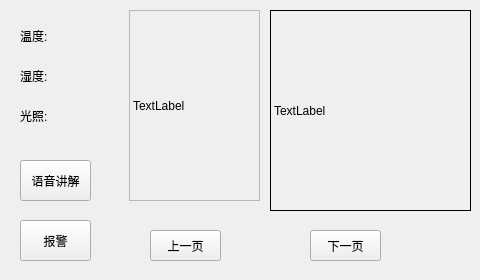
<?xml version="1.0" encoding="UTF-8"?>
<ui version="4.0">
 <class>Widget</class>
 <widget class="QWidget" name="Widget">
  <property name="geometry">
   <rect>
    <x>0</x>
    <y>0</y>
    <width>480</width>
    <height>280</height>
   </rect>
  </property>
  <property name="windowTitle">
   <string>Widget</string>
  </property>
  <widget class="QPushButton" name="btnbaojing">
   <property name="geometry">
    <rect>
     <x>20</x>
     <y>220</y>
     <width>71</width>
     <height>41</height>
    </rect>
   </property>
   <property name="text">
    <string>报警</string>
   </property>
  </widget>
  <widget class="QPushButton" name="btnbobao">
   <property name="geometry">
    <rect>
     <x>20</x>
     <y>160</y>
     <width>71</width>
     <height>41</height>
    </rect>
   </property>
   <property name="text">
    <string>语音讲解</string>
   </property>
  </widget>
  <widget class="QPushButton" name="btnpre">
   <property name="geometry">
    <rect>
     <x>150</x>
     <y>230</y>
     <width>71</width>
     <height>31</height>
    </rect>
   </property>
   <property name="text">
    <string>上一页</string>
   </property>
  </widget>
  <widget class="QPushButton" name="btnnext">
   <property name="geometry">
    <rect>
     <x>310</x>
     <y>230</y>
     <width>71</width>
     <height>31</height>
    </rect>
   </property>
   <property name="text">
    <string>下一页</string>
   </property>
  </widget>
  <widget class="QLabel" name="lbwendu">
   <property name="geometry">
    <rect>
     <x>20</x>
     <y>20</y>
     <width>101</width>
     <height>31</height>
    </rect>
   </property>
   <property name="text">
    <string>温度:</string>
   </property>
  </widget>
  <widget class="QLabel" name="lbshidu">
   <property name="geometry">
    <rect>
     <x>20</x>
     <y>60</y>
     <width>101</width>
     <height>31</height>
    </rect>
   </property>
   <property name="text">
    <string>湿度:</string>
   </property>
  </widget>
  <widget class="QLabel" name="lbguang">
   <property name="geometry">
    <rect>
     <x>20</x>
     <y>100</y>
     <width>101</width>
     <height>31</height>
    </rect>
   </property>
   <property name="text">
    <string>光照:</string>
   </property>
  </widget>
  <widget class="QLabel" name="lbpicture">
   <property name="geometry">
    <rect>
     <x>129</x>
     <y>10</y>
     <width>131</width>
     <height>191</height>
    </rect>
   </property>
   <property name="focusPolicy">
    <enum>Qt::NoFocus</enum>
   </property>
   <property name="frameShape">
    <enum>QFrame::StyledPanel</enum>
   </property>
   <property name="text">
    <string>TextLabel</string>
   </property>
  </widget>
  <widget class="QLabel" name="lbtext">
   <property name="geometry">
    <rect>
     <x>270</x>
     <y>10</y>
     <width>201</width>
     <height>201</height>
    </rect>
   </property>
   <property name="frameShape">
    <enum>QFrame::Box</enum>
   </property>
   <property name="text">
    <string>TextLabel</string>
   </property>
  </widget>
 </widget>
 <resources/>
 <connections/>
</ui>
